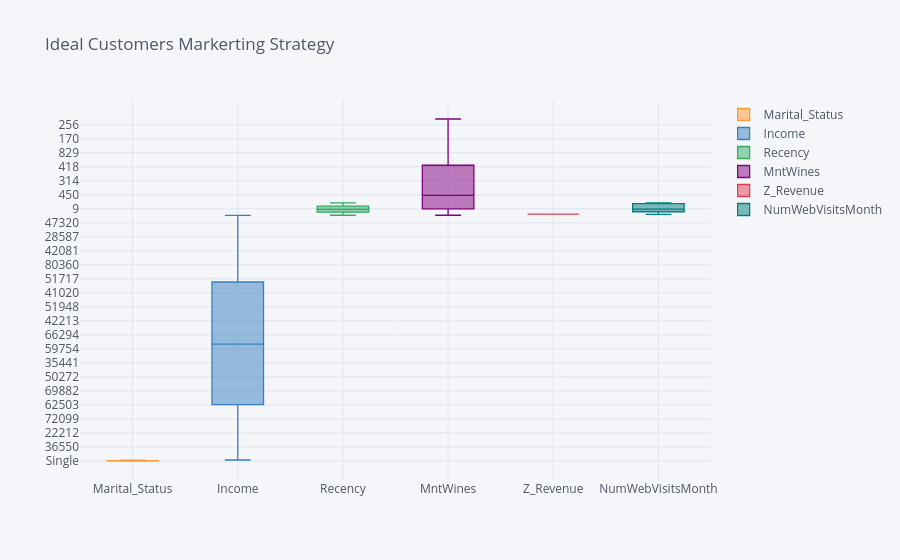

Notebook code cell kept with this figure:
### Code cell
#this line of code is giving a better perspective of the datset
idms[['Marital_Status','Income','Recency','MntWines','Z_Revenue','NumWebVisitsMonth']].iplot(kind='box', title = 'Ideal Customers Markerting Strategy')

### Figure 1 — Plotly figure (JSON) as saved in the notebook; plotly's stock layout.template omitted (floating-point values rounded to 4 significant figures; data arrays with more than 128 entries replaced by an {"elided": "..."} marker saying what was removed)
{"data": [{"boxpoints": false, "line": {"width": 1.3}, "marker": {"color": "rgba(255, 153, 51, 1.0)"}, "name": "Marital_Status", "orientation": "v", "type": "box", "y": {"elided": "2240 str values"}}, {"boxpoints": false, "line": {"width": 1.3}, "marker": {"color": "rgba(55, 128, 191, 1.0)"}, "name": "Income", "orientation": "v", "type": "box", "y": {"elided": "2240 int values"}}, {"boxpoints": false, "line": {"width": 1.3}, "marker": {"color": "rgba(50, 171, 96, 1.0)"}, "name": "Recency", "orientation": "v", "type": "box", "y": {"elided": "2240 int values"}}, {"boxpoints": false, "line": {"width": 1.3}, "marker": {"color": "rgba(128, 0, 128, 1.0)"}, "name": "MntWines", "orientation": "v", "type": "box", "y": {"elided": "2240 int values"}}, {"boxpoints": false, "line": {"width": 1.3}, "marker": {"color": "rgba(219, 64, 82, 1.0)"}, "name": "Z_Revenue", "orientation": "v", "type": "box", "y": {"elided": "2240 int values"}}, {"boxpoints": false, "line": {"width": 1.3}, "marker": {"color": "rgba(0, 128, 128, 1.0)"}, "name": "NumWebVisitsMonth", "orientation": "v", "type": "box", "y": {"elided": "2240 int values"}}], "layout": {"legend": {"bgcolor": "#F5F6F9", "font": {"color": "#4D5663"}}, "paper_bgcolor": "#F5F6F9", "plot_bgcolor": "#F5F6F9", "title": {"font": {"color": "#4D5663"}, "text": "Ideal Customers Markerting Strategy"}, "xaxis": {"gridcolor": "#E1E5ED", "showgrid": true, "tickfont": {"color": "#4D5663"}, "title": {"font": {"color": "#4D5663"}, "text": ""}, "zerolinecolor": "#E1E5ED"}, "yaxis": {"gridcolor": "#E1E5ED", "showgrid": true, "tickfont": {"color": "#4D5663"}, "title": {"font": {"color": "#4D5663"}, "text": ""}, "zerolinecolor": "#E1E5ED"}}}
